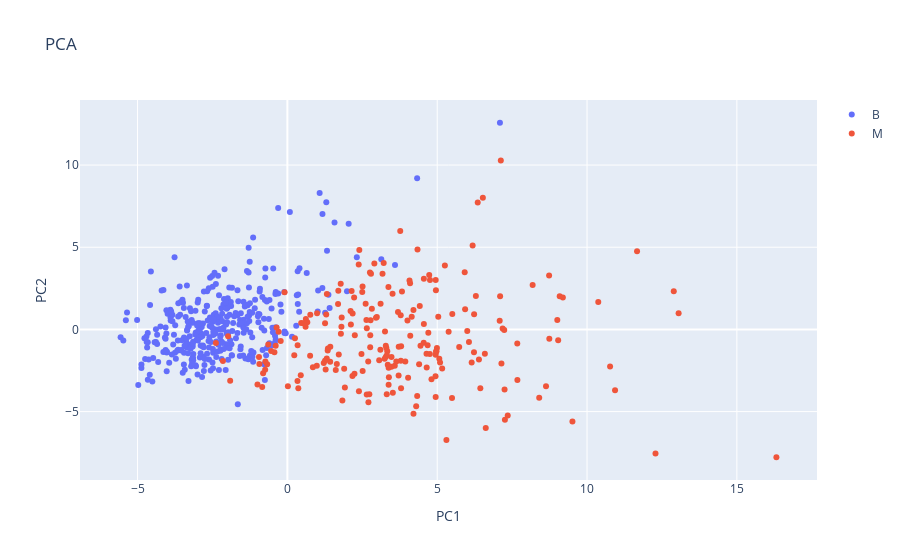

Write notebook code for a chart like this one.
### Code cell
#Plot, Azul = Benigno, Rojo = Maligno

fig = go.Figure()

for diag in ['B', 'M']:
    pca2_reduced_df_diag = pca2_reduced_df[pca2_reduced_df['diagnosis'] == diag]
    fig.add_trace(go.Scatter(x=pca2_reduced_df_diag['PC1'], y=pca2_reduced_df_diag['PC2'], mode='markers', name=diag))

fig.update_layout(title='PCA', xaxis_title='PC1', yaxis_title='PC2')

fig.show()

### Figure 1 — Plotly figure (JSON) as saved in the notebook; plotly's stock layout.template omitted (floating-point values rounded to 4 significant figures; data arrays with more than 128 entries replaced by an {"elided": "..."} marker saying what was removed)
{"data": [{"mode": "markers", "name": "B", "type": "scatter", "x": {"elided": "357 float values"}, "y": {"elided": "357 float values"}}, {"mode": "markers", "name": "M", "type": "scatter", "x": {"elided": "212 float values"}, "y": {"elided": "212 float values"}}], "layout": {"title": {"text": "PCA"}, "xaxis": {"title": {"text": "PC1"}}, "yaxis": {"title": {"text": "PC2"}}}}
